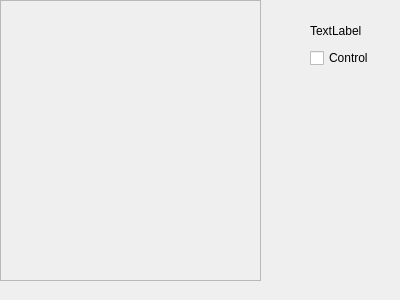
<?xml version="1.0" encoding="UTF-8"?>
<ui version="4.0">
 <class>WPosicionBola</class>
 <widget class="QWidget" name="WPosicionBola">
  <property name="geometry">
   <rect>
    <x>0</x>
    <y>0</y>
    <width>400</width>
    <height>300</height>
   </rect>
  </property>
  <property name="windowTitle">
   <string>Form</string>
  </property>
  <widget class="QFrame" name="fPanel">
   <property name="geometry">
    <rect>
     <x>0</x>
     <y>0</y>
     <width>261</width>
     <height>281</height>
    </rect>
   </property>
   <property name="frameShape">
    <enum>QFrame::StyledPanel</enum>
   </property>
   <property name="frameShadow">
    <enum>QFrame::Raised</enum>
   </property>
  </widget>
  <widget class="QWidget" name="">
   <property name="geometry">
    <rect>
     <x>310</x>
     <y>20</y>
     <width>69</width>
     <height>48</height>
    </rect>
   </property>
   <layout class="QVBoxLayout" name="verticalLayout">
    <item>
     <widget class="QLabel" name="labelito">
      <property name="text">
       <string>TextLabel</string>
      </property>
     </widget>
    </item>
    <item>
     <widget class="QCheckBox" name="chControl">
      <property name="text">
       <string>Control</string>
      </property>
     </widget>
    </item>
   </layout>
  </widget>
 </widget>
 <resources/>
 <connections/>
</ui>
